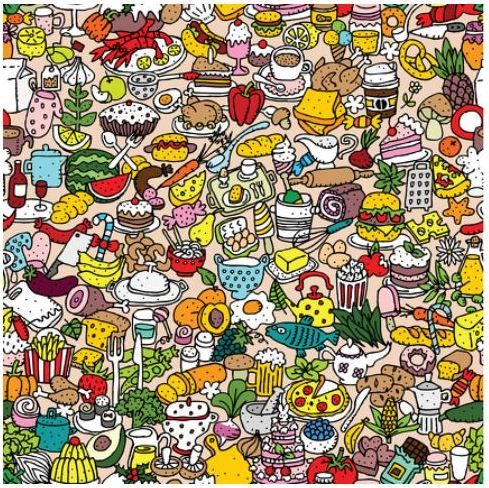
#> input picture Trabajos/f1.jpg, 489 x 488 px
$ jupyter execute Untitled.ipynb
#> lines starting #> are read from the running program, lines starting #| are printed output that depends on the picture
[cell 1]
import numpy as np
import cv2 as cv

[cell 2]
img = cv.imread('f1.jpg', 1)
#> img is the input picture: shape (488, 489, 3); mean B, G, R 115.8, 144.3, 162.1
w, h=img.shape[:2]
#> w = 488; h = 489
img2 = np.zeros((w, h), dtype=np.uint8)
b,g,r=cv.split(img)
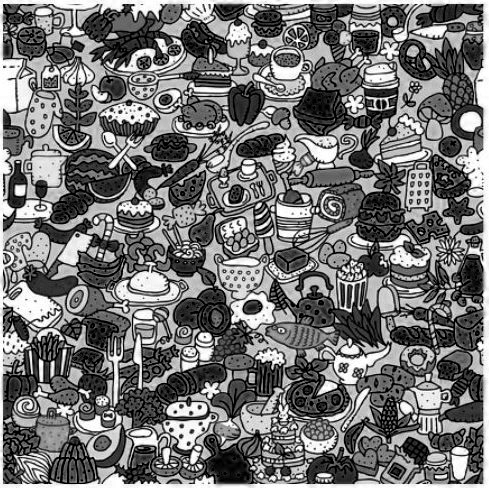
#> b: shape (488, 489); min 0, max 255, mean 115.8
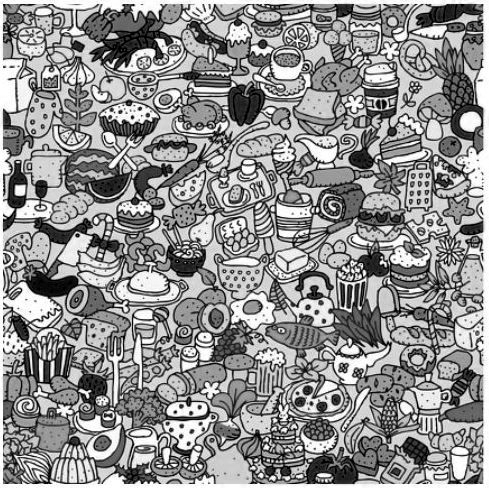
#> g: shape (488, 489); min 0, max 255, mean 144.3
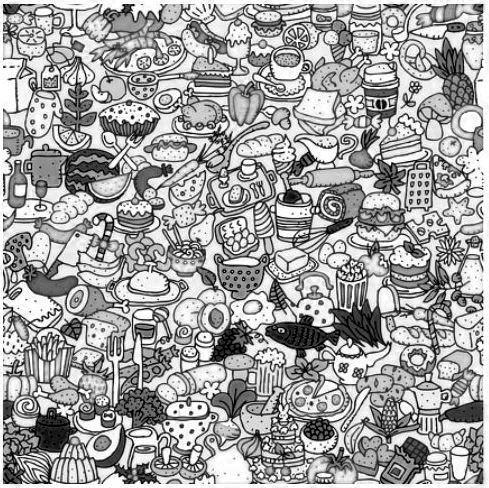
#> r: shape (488, 489); min 0, max 255, mean 162.1
cv.imshow('b', b)
cv.imshow('g', g)
cv.imshow('r', r)
b1 = cv.merge([b, r, g])
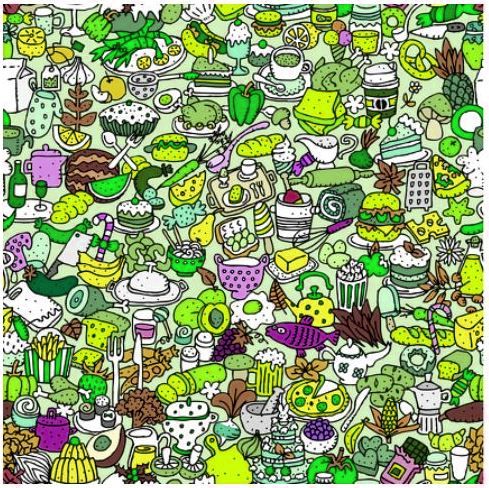
#> b1: shape (488, 489, 3); mean of channels 0, 1, 2 115.8, 162.1, 144.3; drawn as B, G, R
g1 = cv.merge([r, g, b])
r1 = cv.merge([g, b, r])
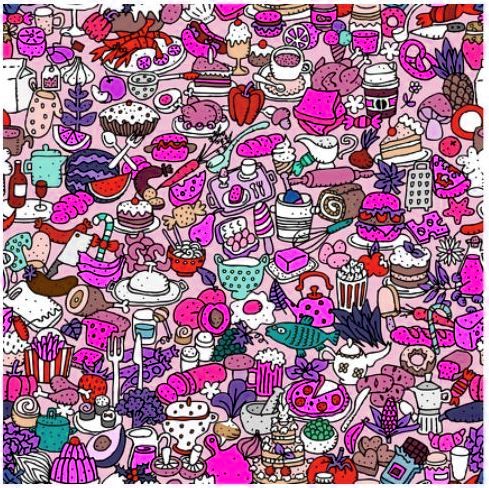
#> r1: shape (488, 489, 3); mean of channels 0, 1, 2 144.3, 115.8, 162.1; drawn as B, G, R
cv.imshow('b1', b1)
cv.imshow('g1', g1)
cv.imshow('r1', r1)
cv.imshow('marco2', img2)
cv.waitKey(0)
cv.destroyAllWindows()
